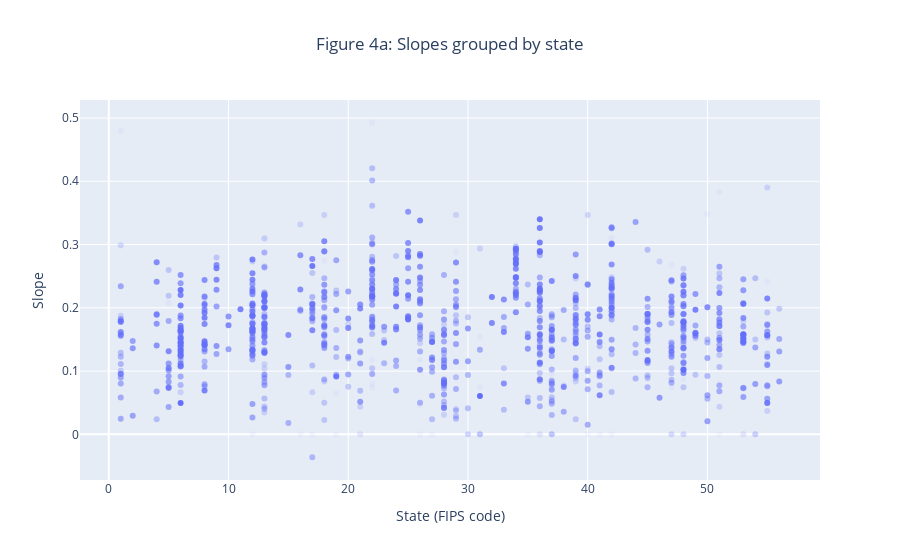
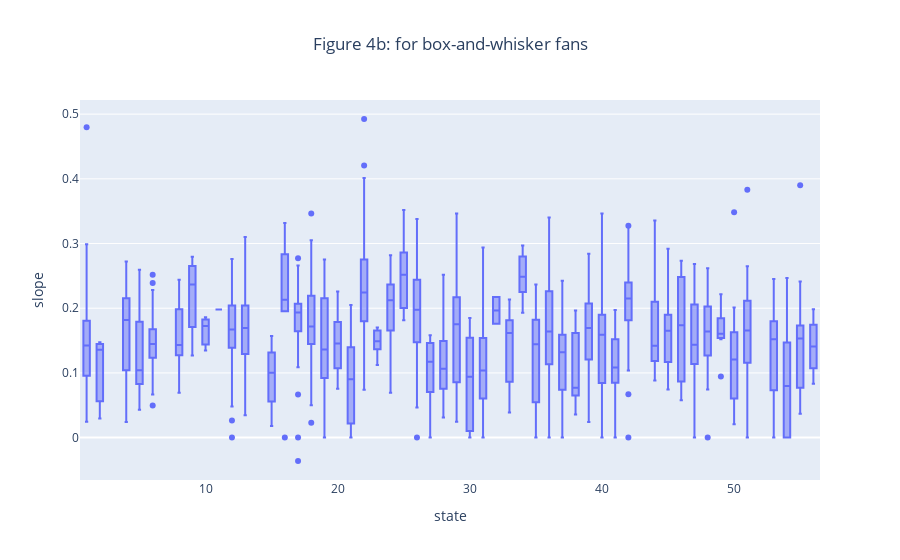

Notebook cell for these charts, in order:
### Markdown cell above
## Mixed effect for state
Naturally, one would suspect that infection rates in each county would be related to rates in other counties in the same state. To investigate this, I grouped counties together by state. In these graphics, the counties appear on the x-axis according to its state's [FIPS code](https://en.wikipedia.org/wiki/Federal_Information_Processing_Standard_state_code).

### Code cell
# Scatter of slope for each state (fips encoded) with colors by log_density
fig4a = go.Figure(data=go.Scatter(x=county_data.state,
                                 y=county_data.slope,
                                 mode='markers',
                                 marker=dict(opacity=opac),
                                 text=county_data.days_over))
fig4a.update_layout(
    title="Figure 4a: Slopes grouped by state",
    title_x=.5,
    xaxis_title="State (FIPS code)",
    yaxis_title="Slope"
)
fig4a.show()

# box plots of slope by state
fig4b = px.box(county_data, x='state', y='slope', title='Figure 4b: for box-and-whisker fans')
fig4b.update(layout=dict(title=dict(x=0.5)))
fig4b.show()

### Figure 1 — Plotly figure (JSON) as saved in the notebook; plotly's stock layout.template omitted (floating-point values rounded to 4 significant figures; data arrays with more than 128 entries replaced by an {"elided": "..."} marker saying what was removed)
{"data": [{"marker": {"opacity": {"elided": "872 float values"}}, "mode": "markers", "text": {"elided": "872 int values"}, "type": "scatter", "x": {"elided": "872 int values"}, "y": {"elided": "872 float values"}}], "layout": {"title": {"text": "Figure 4a: Slopes grouped by state", "x": 0.5}, "xaxis": {"title": {"text": "State (FIPS code)"}}, "yaxis": {"title": {"text": "Slope"}}}}

### Figure 2 — Plotly figure (JSON) as saved in the notebook; plotly's stock layout.template omitted (floating-point values rounded to 4 significant figures; data arrays with more than 128 entries replaced by an {"elided": "..."} marker saying what was removed)
{"data": [{"alignmentgroup": "True", "hovertemplate": "state=%{x}<br>slope=%{y}<extra></extra>", "legendgroup": "", "marker": {"color": "#636efa"}, "name": "", "notched": false, "offsetgroup": "", "orientation": "v", "showlegend": false, "type": "box", "x": {"elided": "872 int values"}, "x0": " ", "xaxis": "x", "y": {"elided": "872 float values"}, "y0": " ", "yaxis": "y"}], "layout": {"boxmode": "group", "legend": {"tracegroupgap": 0}, "title": {"text": "Figure 4b: for box-and-whisker fans", "x": 0.5}, "xaxis": {"anchor": "y", "domain": [0, 1], "title": {"text": "state"}}, "yaxis": {"anchor": "x", "domain": [0, 1], "title": {"text": "slope"}}}}
